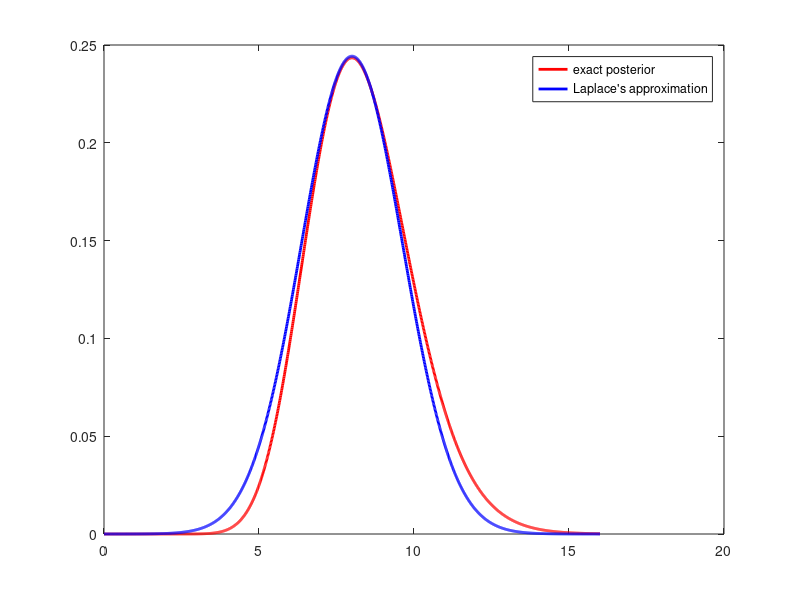

MATLAB code for this plot:
%
% Laplace's Method
% X|theta ~ Ga(r,theta), theta ~ Ga(alpha,beta) 
close all
xx = 0:0.01:16;
r=20; alpha = 5; beta = 1; 
%observed
x=2;
y1 = gampdf(xx, r + alpha, 1/(beta + x));
y2 = normpdf(xx, (r-1+alpha)/(beta + x), sqrt(r - 1 + alpha)/(beta + x));
%
figure(1)
plot(xx, y1, 'r-','linewidth',2)
hold on
plot(xx, y2, 'b-','linewidth',2)
legend('exact posterior','Laplace''s approximation')
%% 
% 95% Credible Set
% exact
 [gaminv(0.025,   r + alpha, 1/(beta + x)) gaminv(0.975,   r + alpha, 1/(beta + x))]
%    5.3929   11.9034
%
% approximate (Laplace's method)
[norminv(0.025, (r-1+alpha)/(beta + x), sqrt(r - 1 + alpha)/(beta + x)), ...
 norminv(0.975, (r-1+alpha)/(beta + x), sqrt(r - 1 + alpha)/(beta + x))]
%
%   4.7994   11.2006
%
% What exact posterior coverage this approximative CS has?

gamcdf(11.2006,  r + alpha, 1/(beta + x)) - gamcdf( 4.7994, r + alpha, 1/(beta + x))   
%  0.9404
%%
% integral of g
% int_R+   x^(u-1) exp(-v x) dx = gamma(u)/v^u
%exact
gamma(r + alpha) / (beta + x)^(r + alpha)  %  7.3228e+11

% approximation by Laplace's method
sqrt(2 * pi) * (r+alpha-1)^(r + alpha -1/2) /((beta + x)^(r +alpha)) * exp(-(r+alpha -1))
 %  7.2974e+11



